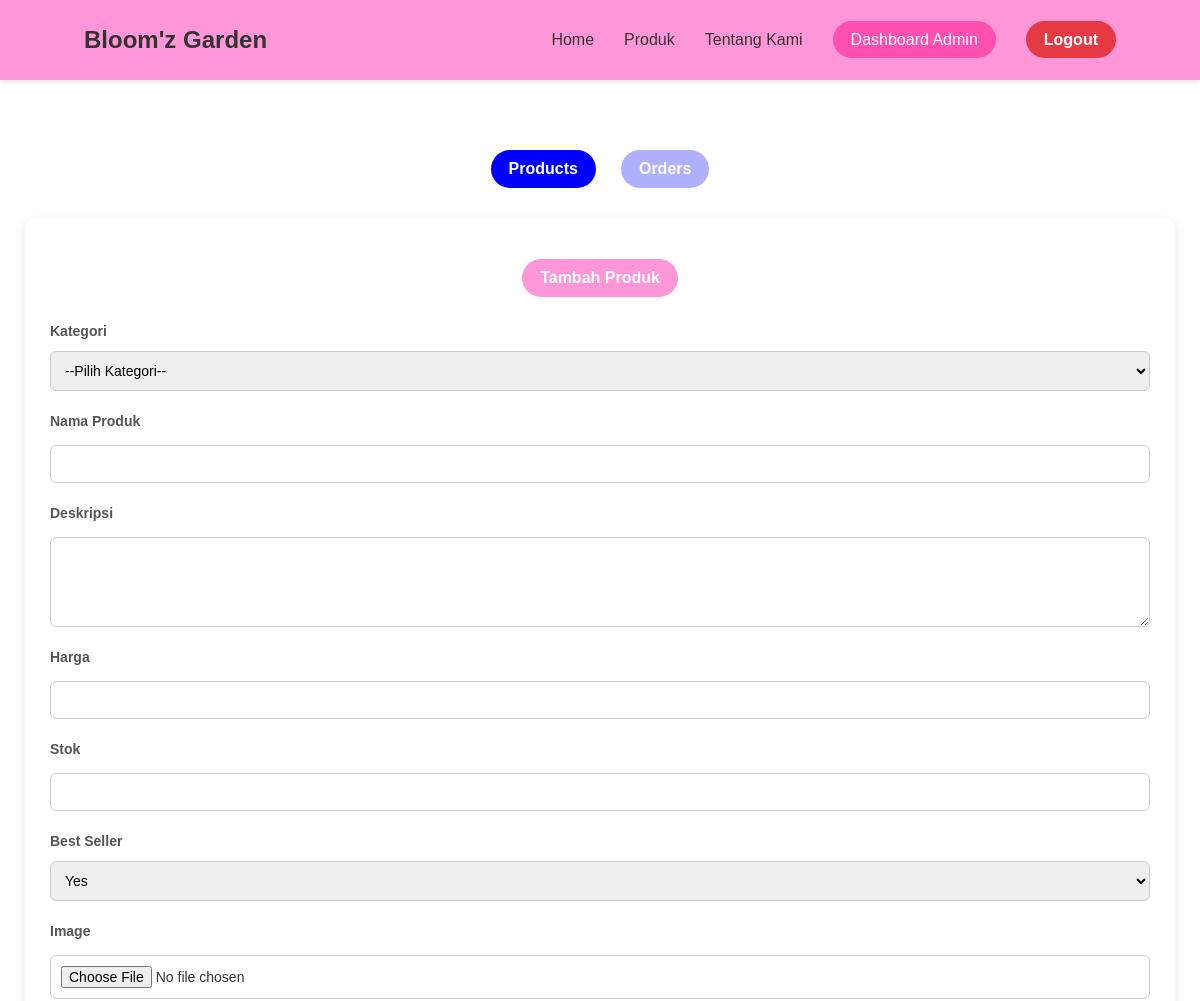
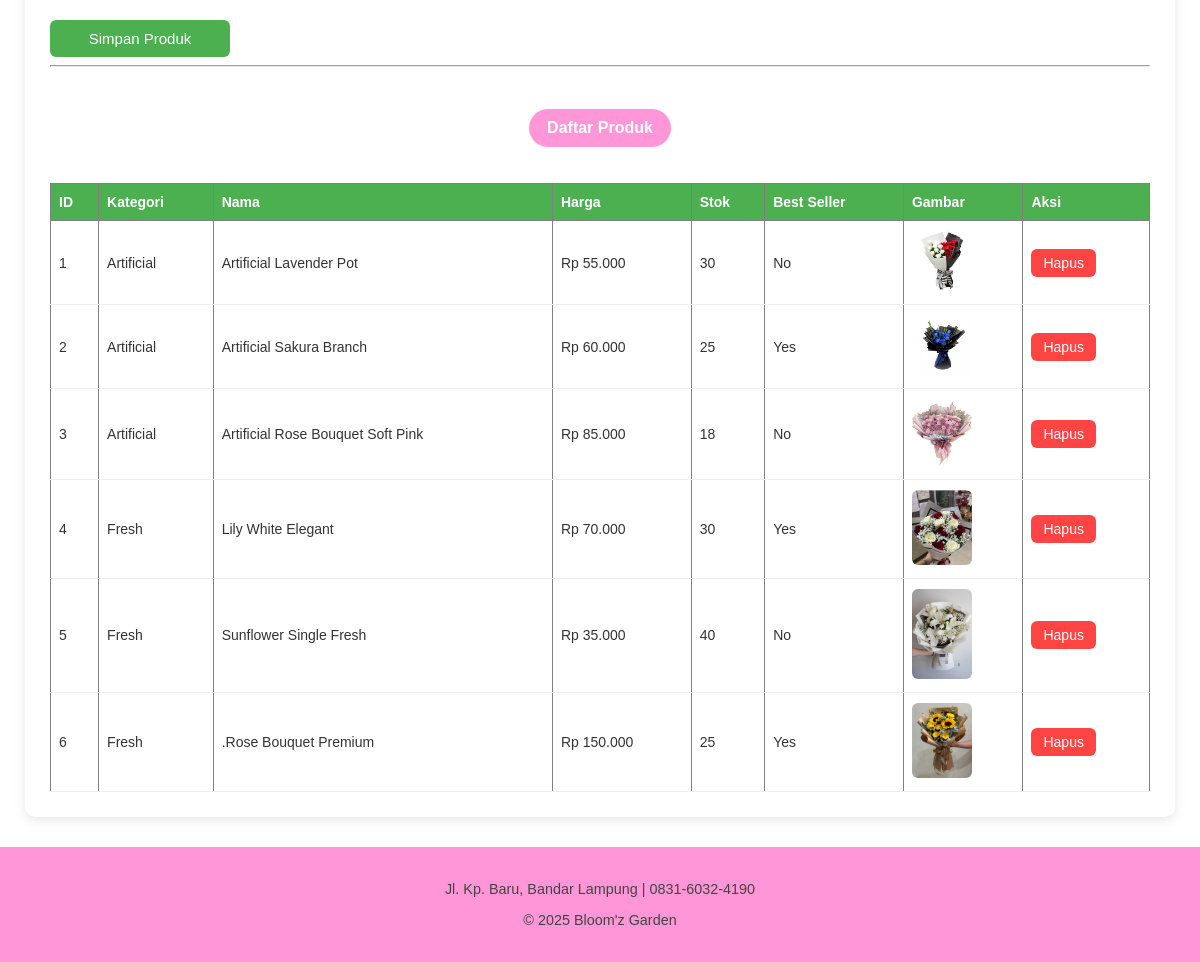
Screenshot of /dashboard-admin.php (signed in) with the database file from the repository (2 pictures, top to bottom).
### tables this page shows
CREATE TABLE `produk` (
  `id_produk` int NOT NULL,
  `id_kategori` int NOT NULL,
  `nm_produk` varchar(255) NOT NULL,
  `deskripsi` text NOT NULL,
  `harga` int NOT NULL,
  `stok` int NOT NULL,
  `is_best_seller` tinyint NOT NULL DEFAULT '0',
  `images` varchar(255) NOT NULL
);

### dashboard-admin.php (the view, shortened to what this page needs)
<?php
include "koneksi.php";
?>
<!DOCTYPE html>
<html lang="id">
<head>
    <link rel="stylesheet" href="style.css">
</head>
<body>
    <header>
        <div class="logo">Bloom'z Garden</div>
        <nav>
            <ul>
                <li><a href="index.php">Home</a></li>
                <li><a href="produk.php">Produk</a></li>
                <li><a href="about.php">Tentang Kami</a></li>
                <?php if (isset($_SESSION['status_login'])): ?>
                    <?php if ($_SESSION['role'] === 'customer'): ?>
                        <li><a href="order.php">Order</a></li>
                        <li><a href="dashboard-customer.php">Dashboard Customer</a></li>
                    <?php elseif ($_SESSION['role'] === 'admin'): ?>
                        <li><a href="dashboard-admin.php" class="active">Dashboard Admin</a></li>
                    <?php endif; ?>
                    <li><a href="logout.php" class="btn-logout">Logout</a></li>
                <?php else: ?>
                    <li><a href="login.php" class="btn-login">Login</a></li>
                <?php endif; ?>
            </ul>
        </nav>
    </header>
    <div class="" style="width: 100%; margin-top: 150px; display: flex; justify-content: center; gap: 25px;">
        <a class="section-dashboard active-dashboard" href="dashboard-admin.php">
            Products
        </a>
        <a class="section-dashboard" href="dashboard-admin-order.php">
            Orders
        </a>
    </div>
    <section class="dashboard">
        <center>
            <p class="section-title" style=" margin-top: 30px 0 100px; background-color: #ff96d7; border: none;" class="">
                Tambah Produk
            </p>
        </center>
        <form method="POST" class="form-produk" enctype="multipart/form-data">
            <label>Kategori</label>
            <select name="id_kategori" required>
                <option value="">--Pilih Kategori--</option>
            </select>
            <label>Nama Produk</label>
            <input type="text" name="nm_produk" required>
            <label>Deskripsi</label>
            <textarea name="deskripsi" required></textarea>
            <label>Harga</label>
            <input type="number" name="harga" required>
            <label>Stok</label>
            <input type="number" name="stok" required>
            <label>Best Seller</label>
            <select name="is_best_seller">
                <option value="1">Yes</option>
            </select>
            <label>Image</label>
            <input type="file" name="images" required>
            <button type="submit" name="save">Simpan Produk</button>
        </form>
        <hr><br>
        <center>
            <p class="section-title" style=" margin-top: 30px 0 100px; background-color: #ff96d7; border: none;" class="">
                Daftar Produk
            </p>
        </center>
        <table border="1" width="100%" cellpadding="10">
            <tr>
                <th>ID</th>
                <th>Kategori</th>
                <th>Nama</th>
                <th>Harga</th>
                <th>Stok</th>
                <th>Best Seller</th>
                <th>Gambar</th>
                <th>Aksi</th>
            </tr>
            <?php
            $produk = mysqli_query($conn, "SELECT * FROM produk ORDER BY id_produk DESC");
            $no = 1;
            while ($p = mysqli_fetch_assoc($produk)):
            ?>
                <tr>
                    <td><?= $no ?></td>
                    <td>
                        <?= $p['id_kategori'] == 1 ? "Fresh" : "Artificial" ?>
                    </td>
                    <td><?= $p['nm_produk'] ?></td>
                    <td>Rp <?= number_format($p['harga'], 0, ',', '.') ?></td>
                    <td><?= $p['stok'] ?></td>
                    <td><?= $p['is_best_seller'] == 1 ? "Yes" : "No" ?></td>
                    <td><img src="images/<?= $p['images'] ?>" width="60"></td>
                    <td>
                        <a href="dashboard-admin.php?delete=<?= $p['id_produk'] ?>"
                            onclick="return confirm('Hapus produk ini?')">
                            Hapus
                        </a>
                    </td>
                </tr>
            <?php
                $no++;
            endwhile;
            ?>
        </table>
    </section>
    <footer>
        <p>Jl. Kp. Baru, Bandar Lampung | 0831-6032-4190</p>
        <p>© 2025 Bloom'z Garden</p>
    </footer>
</body>
</html>

### style.css (style rules this page uses)
body { font-family: "Poppins", sans-serif; margin: 0; background-color: white; color: #333; scroll-behavior: smooth; }
header { background-color: #ff96d7; display: flex; justify-content: space-between; align-items: center; padding: 15px 7%; box-shadow: 0 2px 5px rgba(0, 0, 0, 0.1); position: fixed; top: 0; left: 0; right: 0; z-index: 1000; }
nav ul { list-style: none; display: flex; gap: 30px; }
nav a { text-decoration: none; color: #333; font-weight: 500; transition: color 0.3s; }
.btn-logout { color: #fff; background: #e63946; font-weight: 600; text-decoration: none; transition: 0.3s; padding: 10px 18px; border-radius: 20px; }
.section-title { display: inline-block; color: white; background-color: blue; font-weight: 600; text-decoration: none; padding: 10px 18px; border-radius: 20px; }
.section-dashboard { display: inline-block; color: white; background-color: rgba(0, 0, 255, 0.308); font-weight: 600; text-decoration: none; padding: 10px 18px; border-radius: 20px; }
.active-dashboard { display: inline-block; color: white; background-color: blue; font-weight: 600; text-decoration: none; padding: 10px 18px; border-radius: 20px; }
.logo { font-size: 1.5em; font-weight: bold; }
form label { display: block; margin-top: 10px; }
form input, form textarea { width: 100%; padding: 8px; margin-top: 4px; border: 1px solid #ccc; border-radius: 4px; }
footer { background-color: #ff96d7; text-align: center; padding: 20px; font-size: 0.9em; color: #444; }
nav ul li a.active { color: #fff; background-color: #ff4fb0; padding: 10px 18px; border-radius: 20px; }
.dashboard { max-width: 1100px; min-height: 58vh; margin: 30px auto; background: #fff; padding: 25px; border-radius: 10px; box-shadow: 0 3px 12px rgba(0,0,0,0.1); }
.form-produk { display: grid; grid-template-columns: 1fr; gap: 12px; }
.form-produk label { font-weight: bold; font-size: 14px; color: #555; }
.form-produk input, .form-produk select, .form-produk textarea { padding: 10px; border: 1px solid #ccc; border-radius: 6px; width: 100%; font-size: 14px; box-sizing: border-box; }
.form-produk textarea { height: 90px; resize: vertical; }
.form-produk button { margin-top: 10px; background: #4CAF50; padding: 10px 18px; border: none; color: white; font-size: 15px; border-radius: 6px; cursor: pointer; width: 180px; }
table { border-collapse: collapse; margin-top: 20px; background: white; width: 100%; }
table th { background: #4CAF50; color: white; padding: 10px 8px; font-size: 14px; text-align: left; }
table td { padding: 10px 8px; border-bottom: 1px solid #eee; font-size: 14px; }
table td img { border-radius: 6px; }
table a { background: #ff4444; color: white; padding: 6px 12px; border-radius: 6px; text-decoration: none; }

### rows the page displays
produk: shows "Artificial", nm_produk "Artificial Lavender Pot", harga "55.000", stok "30", is_best_seller "No", images (picture)
produk: shows "Artificial", nm_produk "Artificial Sakura Branch", harga "60.000", stok "25", is_best_seller "Yes", images (picture)
produk: shows "Artificial", nm_produk "Artificial Rose Bouquet Soft Pink", harga "85.000", stok "18", is_best_seller "No", images (picture)
produk: shows "Fresh", nm_produk "Lily White Elegant", harga "70.000", stok "30", is_best_seller "Yes", images (picture)
produk: shows "Fresh", nm_produk "Sunflower Single Fresh", harga "35.000", stok "40", is_best_seller "No", images (picture)
produk: shows "Fresh", nm_produk ".Rose Bouquet Premium", harga "150.000", stok "25", is_best_seller "Yes", images (picture)
